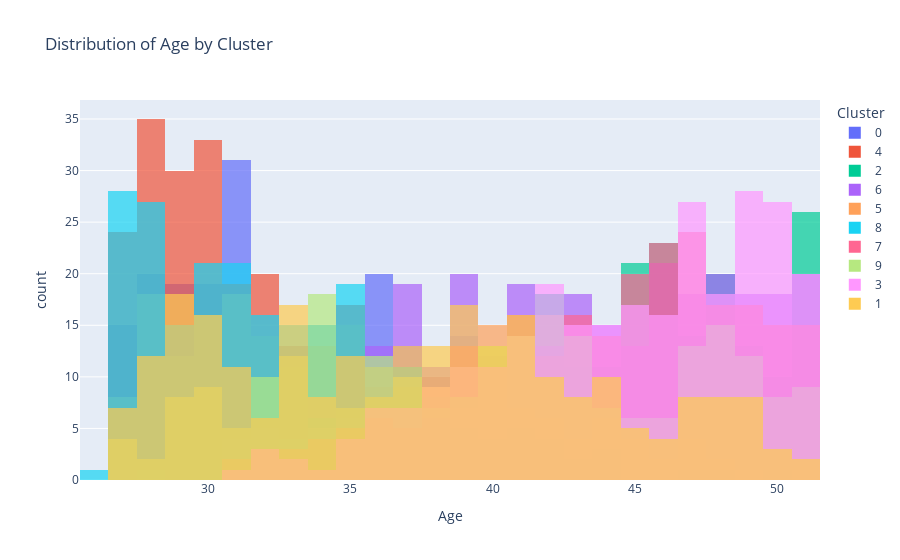
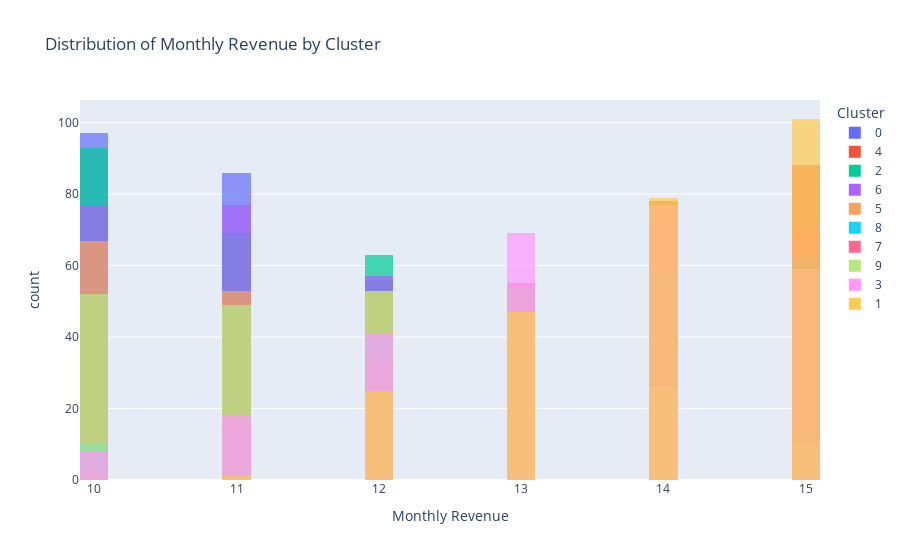
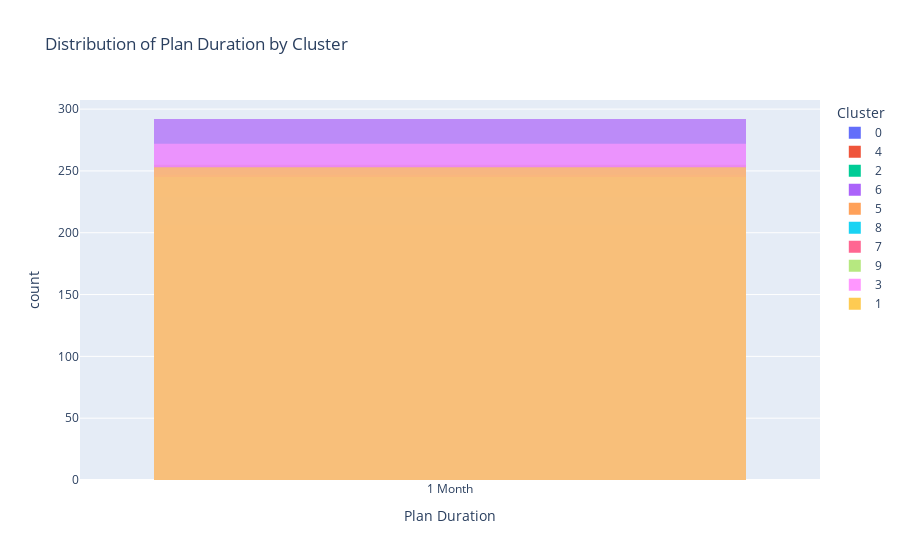
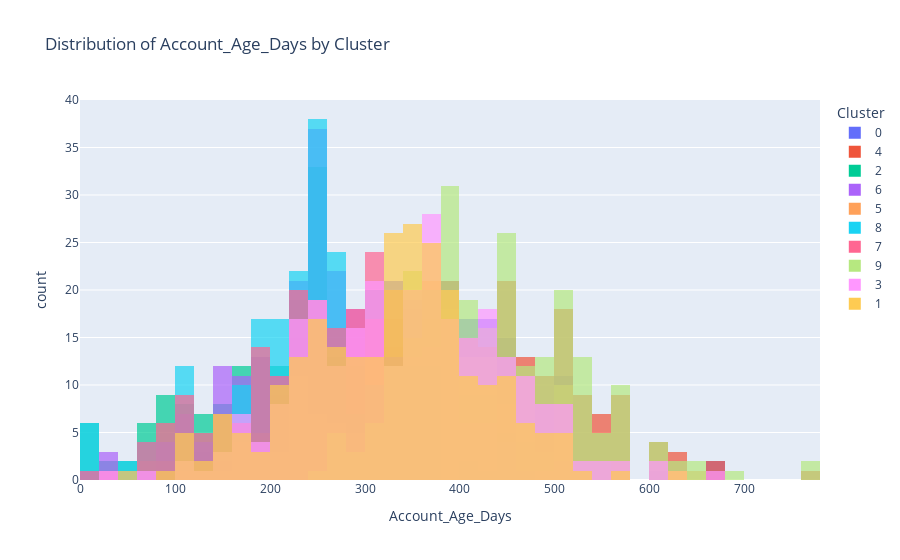

These figures' notebook cell, in order:
### Markdown cell above
### 11.2 Histograms by Cluster

### Code cell
hist_features = ["Age", "Monthly Revenue", "Plan Duration", "Account_Age_Days"]
hist_features = [c for c in hist_features if c in df_plot.columns]

for col in hist_features:
    fig = px.histogram(
        df_plot,
        x=col,
        color="Cluster",
        nbins=40,
        opacity=0.7,
        barmode="overlay",
        title=f"Distribution of {col} by Cluster"
    )
    fig.show()

### Figure 1 — Plotly figure (JSON) as saved in the notebook; plotly's stock layout.template omitted (floating-point values rounded to 4 significant figures; data arrays with more than 128 entries replaced by an {"elided": "..."} marker saying what was removed)
{"data": [{"bingroup": "x", "hovertemplate": "Cluster=0<br>Age=%{x}<br>count=%{y}<extra></extra>", "legendgroup": "0", "marker": {"color": "#636efa", "opacity": 0.7, "pattern": {"shape": ""}}, "name": "0", "nbinsx": 40, "orientation": "v", "showlegend": true, "type": "histogram", "x": {"elided": "254 int values"}, "xaxis": "x", "yaxis": "y"}, {"bingroup": "x", "hovertemplate": "Cluster=4<br>Age=%{x}<br>count=%{y}<extra></extra>", "legendgroup": "4", "marker": {"color": "#EF553B", "opacity": 0.7, "pattern": {"shape": ""}}, "name": "4", "nbinsx": 40, "orientation": "v", "showlegend": true, "type": "histogram", "x": {"elided": "255 int values"}, "xaxis": "x", "yaxis": "y"}, {"bingroup": "x", "hovertemplate": "Cluster=2<br>Age=%{x}<br>count=%{y}<extra></extra>", "legendgroup": "2", "marker": {"color": "#00cc96", "opacity": 0.7, "pattern": {"shape": ""}}, "name": "2", "nbinsx": 40, "orientation": "v", "showlegend": true, "type": "histogram", "x": {"elided": "247 int values"}, "xaxis": "x", "yaxis": "y"}, {"bingroup": "x", "hovertemplate": "Cluster=6<br>Age=%{x}<br>count=%{y}<extra></extra>", "legendgroup": "6", "marker": {"color": "#ab63fa", "opacity": 0.7, "pattern": {"shape": ""}}, "name": "6", "nbinsx": 40, "orientation": "v", "showlegend": true, "type": "histogram", "x": {"elided": "292 int values"}, "xaxis": "x", "yaxis": "y"}, {"bingroup": "x", "hovertemplate": "Cluster=5<br>Age=%{x}<br>count=%{y}<extra></extra>", "legendgroup": "5", "marker": {"color": "#FFA15A", "opacity": 0.7, "pattern": {"shape": ""}}, "name": "5", "nbinsx": 40, "orientation": "v", "showlegend": true, "type": "histogram", "x": {"elided": "206 int values"}, "xaxis": "x", "yaxis": "y"}, {"bingroup": "x", "hovertemplate": "Cluster=8<br>Age=%{x}<br>count=%{y}<extra></extra>", "legendgroup": "8", "marker": {"color": "#19d3f3", "opacity": 0.7, "pattern": {"shape": ""}}, "name": "8", "nbinsx": 40, "orientation": "v", "showlegend": true, "type": "histogram", "x": {"elided": "229 int values"}, "xaxis": "x", "yaxis": "y"}, {"bingroup": "x", "hovertemplate": "Cluster=7<br>Age=%{x}<br>count=%{y}<extra></extra>", "legendgroup": "7", "marker": {"color": "#FF6692", "opacity": 0.7, "pattern": {"shape": ""}}, "name": "7", "nbinsx": 40, "orientation": "v", "showlegend": true, "type": "histogram", "x": {"elided": "247 int values"}, "xaxis": "x", "yaxis": "y"}, {"bingroup": "x", "hovertemplate": "Cluster=9<br>Age=%{x}<br>count=%{y}<extra></extra>", "legendgroup": "9", "marker": {"color": "#B6E880", "opacity": 0.7, "pattern": {"shape": ""}}, "name": "9", "nbinsx": 40, "orientation": "v", "showlegend": true, "type": "histogram", "x": {"elided": "245 int values"}, "xaxis": "x", "yaxis": "y"}, {"bingroup": "x", "hovertemplate": "Cluster=3<br>Age=%{x}<br>count=%{y}<extra></extra>", "legendgroup": "3", "marker": {"color": "#FF97FF", "opacity": 0.7, "pattern": {"shape": ""}}, "name": "3", "nbinsx": 40, "orientation": "v", "showlegend": true, "type": "histogram", "x": {"elided": "272 int values"}, "xaxis": "x", "yaxis": "y"}, {"bingroup": "x", "hovertemplate": "Cluster=1<br>Age=%{x}<br>count=%{y}<extra></extra>", "legendgroup": "1", "marker": {"color": "#FECB52", "opacity": 0.7, "pattern": {"shape": ""}}, "name": "1", "nbinsx": 40, "orientation": "v", "showlegend": true, "type": "histogram", "x": {"elided": "253 int values"}, "xaxis": "x", "yaxis": "y"}], "layout": {"barmode": "overlay", "legend": {"title": {"text": "Cluster"}, "tracegroupgap": 0}, "title": {"text": "Distribution of Age by Cluster"}, "xaxis": {"anchor": "y", "domain": [0, 1], "title": {"text": "Age"}}, "yaxis": {"anchor": "x", "domain": [0, 1], "title": {"text": "count"}}}}

### Figure 2 — Plotly figure (JSON) as saved in the notebook; plotly's stock layout.template omitted (floating-point values rounded to 4 significant figures; data arrays with more than 128 entries replaced by an {"elided": "..."} marker saying what was removed)
{"data": [{"bingroup": "x", "hovertemplate": "Cluster=0<br>Monthly Revenue=%{x}<br>count=%{y}<extra></extra>", "legendgroup": "0", "marker": {"color": "#636efa", "opacity": 0.7, "pattern": {"shape": ""}}, "name": "0", "nbinsx": 40, "orientation": "v", "showlegend": true, "type": "histogram", "x": {"elided": "254 int values"}, "xaxis": "x", "yaxis": "y"}, {"bingroup": "x", "hovertemplate": "Cluster=4<br>Monthly Revenue=%{x}<br>count=%{y}<extra></extra>", "legendgroup": "4", "marker": {"color": "#EF553B", "opacity": 0.7, "pattern": {"shape": ""}}, "name": "4", "nbinsx": 40, "orientation": "v", "showlegend": true, "type": "histogram", "x": {"elided": "255 int values"}, "xaxis": "x", "yaxis": "y"}, {"bingroup": "x", "hovertemplate": "Cluster=2<br>Monthly Revenue=%{x}<br>count=%{y}<extra></extra>", "legendgroup": "2", "marker": {"color": "#00cc96", "opacity": 0.7, "pattern": {"shape": ""}}, "name": "2", "nbinsx": 40, "orientation": "v", "showlegend": true, "type": "histogram", "x": {"elided": "247 int values"}, "xaxis": "x", "yaxis": "y"}, {"bingroup": "x", "hovertemplate": "Cluster=6<br>Monthly Revenue=%{x}<br>count=%{y}<extra></extra>", "legendgroup": "6", "marker": {"color": "#ab63fa", "opacity": 0.7, "pattern": {"shape": ""}}, "name": "6", "nbinsx": 40, "orientation": "v", "showlegend": true, "type": "histogram", "x": {"elided": "292 int values"}, "xaxis": "x", "yaxis": "y"}, {"bingroup": "x", "hovertemplate": "Cluster=5<br>Monthly Revenue=%{x}<br>count=%{y}<extra></extra>", "legendgroup": "5", "marker": {"color": "#FFA15A", "opacity": 0.7, "pattern": {"shape": ""}}, "name": "5", "nbinsx": 40, "orientation": "v", "showlegend": true, "type": "histogram", "x": {"elided": "206 int values"}, "xaxis": "x", "yaxis": "y"}, {"bingroup": "x", "hovertemplate": "Cluster=8<br>Monthly Revenue=%{x}<br>count=%{y}<extra></extra>", "legendgroup": "8", "marker": {"color": "#19d3f3", "opacity": 0.7, "pattern": {"shape": ""}}, "name": "8", "nbinsx": 40, "orientation": "v", "showlegend": true, "type": "histogram", "x": {"elided": "229 int values"}, "xaxis": "x", "yaxis": "y"}, {"bingroup": "x", "hovertemplate": "Cluster=7<br>Monthly Revenue=%{x}<br>count=%{y}<extra></extra>", "legendgroup": "7", "marker": {"color": "#FF6692", "opacity": 0.7, "pattern": {"shape": ""}}, "name": "7", "nbinsx": 40, "orientation": "v", "showlegend": true, "type": "histogram", "x": {"elided": "247 int values"}, "xaxis": "x", "yaxis": "y"}, {"bingroup": "x", "hovertemplate": "Cluster=9<br>Monthly Revenue=%{x}<br>count=%{y}<extra></extra>", "legendgroup": "9", "marker": {"color": "#B6E880", "opacity": 0.7, "pattern": {"shape": ""}}, "name": "9", "nbinsx": 40, "orientation": "v", "showlegend": true, "type": "histogram", "x": {"elided": "245 int values"}, "xaxis": "x", "yaxis": "y"}, {"bingroup": "x", "hovertemplate": "Cluster=3<br>Monthly Revenue=%{x}<br>count=%{y}<extra></extra>", "legendgroup": "3", "marker": {"color": "#FF97FF", "opacity": 0.7, "pattern": {"shape": ""}}, "name": "3", "nbinsx": 40, "orientation": "v", "showlegend": true, "type": "histogram", "x": {"elided": "272 int values"}, "xaxis": "x", "yaxis": "y"}, {"bingroup": "x", "hovertemplate": "Cluster=1<br>Monthly Revenue=%{x}<br>count=%{y}<extra></extra>", "legendgroup": "1", "marker": {"color": "#FECB52", "opacity": 0.7, "pattern": {"shape": ""}}, "name": "1", "nbinsx": 40, "orientation": "v", "showlegend": true, "type": "histogram", "x": {"elided": "253 int values"}, "xaxis": "x", "yaxis": "y"}], "layout": {"barmode": "overlay", "legend": {"title": {"text": "Cluster"}, "tracegroupgap": 0}, "title": {"text": "Distribution of Monthly Revenue by Cluster"}, "xaxis": {"anchor": "y", "domain": [0, 1], "title": {"text": "Monthly Revenue"}}, "yaxis": {"anchor": "x", "domain": [0, 1], "title": {"text": "count"}}}}

### Figure 3 — Plotly figure (JSON) as saved in the notebook; plotly's stock layout.template omitted (floating-point values rounded to 4 significant figures; data arrays with more than 128 entries replaced by an {"elided": "..."} marker saying what was removed)
{"data": [{"bingroup": "x", "hovertemplate": "Cluster=0<br>Plan Duration=%{x}<br>count=%{y}<extra></extra>", "legendgroup": "0", "marker": {"color": "#636efa", "opacity": 0.7, "pattern": {"shape": ""}}, "name": "0", "nbinsx": 40, "orientation": "v", "showlegend": true, "type": "histogram", "x": {"elided": "254 str values"}, "xaxis": "x", "yaxis": "y"}, {"bingroup": "x", "hovertemplate": "Cluster=4<br>Plan Duration=%{x}<br>count=%{y}<extra></extra>", "legendgroup": "4", "marker": {"color": "#EF553B", "opacity": 0.7, "pattern": {"shape": ""}}, "name": "4", "nbinsx": 40, "orientation": "v", "showlegend": true, "type": "histogram", "x": {"elided": "255 str values"}, "xaxis": "x", "yaxis": "y"}, {"bingroup": "x", "hovertemplate": "Cluster=2<br>Plan Duration=%{x}<br>count=%{y}<extra></extra>", "legendgroup": "2", "marker": {"color": "#00cc96", "opacity": 0.7, "pattern": {"shape": ""}}, "name": "2", "nbinsx": 40, "orientation": "v", "showlegend": true, "type": "histogram", "x": {"elided": "247 str values"}, "xaxis": "x", "yaxis": "y"}, {"bingroup": "x", "hovertemplate": "Cluster=6<br>Plan Duration=%{x}<br>count=%{y}<extra></extra>", "legendgroup": "6", "marker": {"color": "#ab63fa", "opacity": 0.7, "pattern": {"shape": ""}}, "name": "6", "nbinsx": 40, "orientation": "v", "showlegend": true, "type": "histogram", "x": {"elided": "292 str values"}, "xaxis": "x", "yaxis": "y"}, {"bingroup": "x", "hovertemplate": "Cluster=5<br>Plan Duration=%{x}<br>count=%{y}<extra></extra>", "legendgroup": "5", "marker": {"color": "#FFA15A", "opacity": 0.7, "pattern": {"shape": ""}}, "name": "5", "nbinsx": 40, "orientation": "v", "showlegend": true, "type": "histogram", "x": {"elided": "206 str values"}, "xaxis": "x", "yaxis": "y"}, {"bingroup": "x", "hovertemplate": "Cluster=8<br>Plan Duration=%{x}<br>count=%{y}<extra></extra>", "legendgroup": "8", "marker": {"color": "#19d3f3", "opacity": 0.7, "pattern": {"shape": ""}}, "name": "8", "nbinsx": 40, "orientation": "v", "showlegend": true, "type": "histogram", "x": {"elided": "229 str values"}, "xaxis": "x", "yaxis": "y"}, {"bingroup": "x", "hovertemplate": "Cluster=7<br>Plan Duration=%{x}<br>count=%{y}<extra></extra>", "legendgroup": "7", "marker": {"color": "#FF6692", "opacity": 0.7, "pattern": {"shape": ""}}, "name": "7", "nbinsx": 40, "orientation": "v", "showlegend": true, "type": "histogram", "x": {"elided": "247 str values"}, "xaxis": "x", "yaxis": "y"}, {"bingroup": "x", "hovertemplate": "Cluster=9<br>Plan Duration=%{x}<br>count=%{y}<extra></extra>", "legendgroup": "9", "marker": {"color": "#B6E880", "opacity": 0.7, "pattern": {"shape": ""}}, "name": "9", "nbinsx": 40, "orientation": "v", "showlegend": true, "type": "histogram", "x": {"elided": "245 str values"}, "xaxis": "x", "yaxis": "y"}, {"bingroup": "x", "hovertemplate": "Cluster=3<br>Plan Duration=%{x}<br>count=%{y}<extra></extra>", "legendgroup": "3", "marker": {"color": "#FF97FF", "opacity": 0.7, "pattern": {"shape": ""}}, "name": "3", "nbinsx": 40, "orientation": "v", "showlegend": true, "type": "histogram", "x": {"elided": "272 str values"}, "xaxis": "x", "yaxis": "y"}, {"bingroup": "x", "hovertemplate": "Cluster=1<br>Plan Duration=%{x}<br>count=%{y}<extra></extra>", "legendgroup": "1", "marker": {"color": "#FECB52", "opacity": 0.7, "pattern": {"shape": ""}}, "name": "1", "nbinsx": 40, "orientation": "v", "showlegend": true, "type": "histogram", "x": {"elided": "253 str values"}, "xaxis": "x", "yaxis": "y"}], "layout": {"barmode": "overlay", "legend": {"title": {"text": "Cluster"}, "tracegroupgap": 0}, "title": {"text": "Distribution of Plan Duration by Cluster"}, "xaxis": {"anchor": "y", "domain": [0, 1], "title": {"text": "Plan Duration"}}, "yaxis": {"anchor": "x", "domain": [0, 1], "title": {"text": "count"}}}}

### Figure 4 — Plotly figure (JSON) as saved in the notebook; plotly's stock layout.template omitted (floating-point values rounded to 4 significant figures; data arrays with more than 128 entries replaced by an {"elided": "..."} marker saying what was removed)
{"data": [{"bingroup": "x", "hovertemplate": "Cluster=0<br>Account_Age_Days=%{x}<br>count=%{y}<extra></extra>", "legendgroup": "0", "marker": {"color": "#636efa", "opacity": 0.7, "pattern": {"shape": ""}}, "name": "0", "nbinsx": 40, "orientation": "v", "showlegend": true, "type": "histogram", "x": {"elided": "254 int values"}, "xaxis": "x", "yaxis": "y"}, {"bingroup": "x", "hovertemplate": "Cluster=4<br>Account_Age_Days=%{x}<br>count=%{y}<extra></extra>", "legendgroup": "4", "marker": {"color": "#EF553B", "opacity": 0.7, "pattern": {"shape": ""}}, "name": "4", "nbinsx": 40, "orientation": "v", "showlegend": true, "type": "histogram", "x": {"elided": "255 int values"}, "xaxis": "x", "yaxis": "y"}, {"bingroup": "x", "hovertemplate": "Cluster=2<br>Account_Age_Days=%{x}<br>count=%{y}<extra></extra>", "legendgroup": "2", "marker": {"color": "#00cc96", "opacity": 0.7, "pattern": {"shape": ""}}, "name": "2", "nbinsx": 40, "orientation": "v", "showlegend": true, "type": "histogram", "x": {"elided": "247 int values"}, "xaxis": "x", "yaxis": "y"}, {"bingroup": "x", "hovertemplate": "Cluster=6<br>Account_Age_Days=%{x}<br>count=%{y}<extra></extra>", "legendgroup": "6", "marker": {"color": "#ab63fa", "opacity": 0.7, "pattern": {"shape": ""}}, "name": "6", "nbinsx": 40, "orientation": "v", "showlegend": true, "type": "histogram", "x": {"elided": "292 int values"}, "xaxis": "x", "yaxis": "y"}, {"bingroup": "x", "hovertemplate": "Cluster=5<br>Account_Age_Days=%{x}<br>count=%{y}<extra></extra>", "legendgroup": "5", "marker": {"color": "#FFA15A", "opacity": 0.7, "pattern": {"shape": ""}}, "name": "5", "nbinsx": 40, "orientation": "v", "showlegend": true, "type": "histogram", "x": {"elided": "206 int values"}, "xaxis": "x", "yaxis": "y"}, {"bingroup": "x", "hovertemplate": "Cluster=8<br>Account_Age_Days=%{x}<br>count=%{y}<extra></extra>", "legendgroup": "8", "marker": {"color": "#19d3f3", "opacity": 0.7, "pattern": {"shape": ""}}, "name": "8", "nbinsx": 40, "orientation": "v", "showlegend": true, "type": "histogram", "x": {"elided": "229 int values"}, "xaxis": "x", "yaxis": "y"}, {"bingroup": "x", "hovertemplate": "Cluster=7<br>Account_Age_Days=%{x}<br>count=%{y}<extra></extra>", "legendgroup": "7", "marker": {"color": "#FF6692", "opacity": 0.7, "pattern": {"shape": ""}}, "name": "7", "nbinsx": 40, "orientation": "v", "showlegend": true, "type": "histogram", "x": {"elided": "247 int values"}, "xaxis": "x", "yaxis": "y"}, {"bingroup": "x", "hovertemplate": "Cluster=9<br>Account_Age_Days=%{x}<br>count=%{y}<extra></extra>", "legendgroup": "9", "marker": {"color": "#B6E880", "opacity": 0.7, "pattern": {"shape": ""}}, "name": "9", "nbinsx": 40, "orientation": "v", "showlegend": true, "type": "histogram", "x": {"elided": "245 int values"}, "xaxis": "x", "yaxis": "y"}, {"bingroup": "x", "hovertemplate": "Cluster=3<br>Account_Age_Days=%{x}<br>count=%{y}<extra></extra>", "legendgroup": "3", "marker": {"color": "#FF97FF", "opacity": 0.7, "pattern": {"shape": ""}}, "name": "3", "nbinsx": 40, "orientation": "v", "showlegend": true, "type": "histogram", "x": {"elided": "272 int values"}, "xaxis": "x", "yaxis": "y"}, {"bingroup": "x", "hovertemplate": "Cluster=1<br>Account_Age_Days=%{x}<br>count=%{y}<extra></extra>", "legendgroup": "1", "marker": {"color": "#FECB52", "opacity": 0.7, "pattern": {"shape": ""}}, "name": "1", "nbinsx": 40, "orientation": "v", "showlegend": true, "type": "histogram", "x": {"elided": "253 int values"}, "xaxis": "x", "yaxis": "y"}], "layout": {"barmode": "overlay", "legend": {"title": {"text": "Cluster"}, "tracegroupgap": 0}, "title": {"text": "Distribution of Account_Age_Days by Cluster"}, "xaxis": {"anchor": "y", "domain": [0, 1], "title": {"text": "Account_Age_Days"}}, "yaxis": {"anchor": "x", "domain": [0, 1], "title": {"text": "count"}}}}
